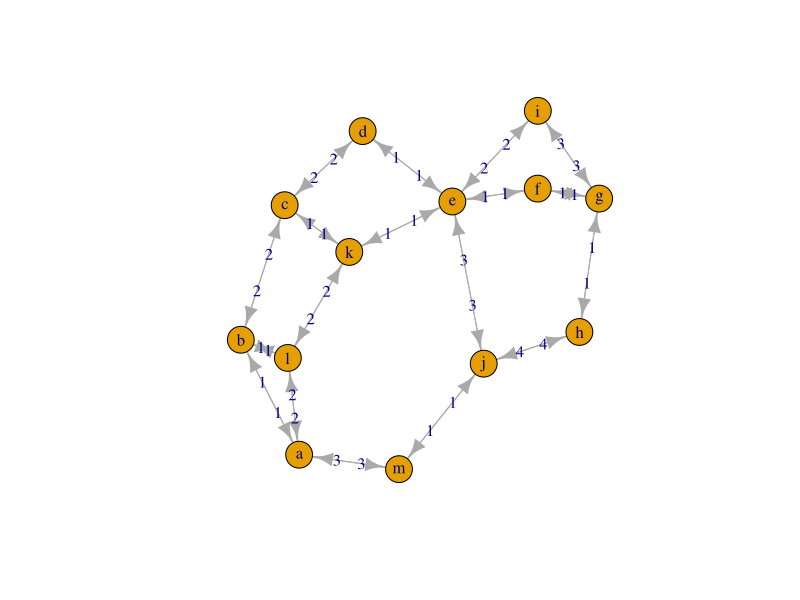

Reproduce this figure in R.
# We need the igraph library
library("igraph")

# Setup an undirected graph
graph <- list(a = c("b","l","m"),
              b = c("a","c","l"),
              c = c("b","d","k"),
              d = c("c","e"),
              e = c("d","f","i","j","k"),
              f = c("e","g"),
              g = c("f","h","i"),
              h = c("g","j"),
              i = c("e","g"),
              j = c("e","h","m"),
              k = c("c","e","l"),
              l = c("a","b","k"),
              m = c("a","j"))

# Setup the distances of the graph
weights <- list(a = c(1,2,3),
                 b = c(1,2,1),
                 c = c(2,2,1),
                 d = c(2,1),
                 e = c(1,1,2,3,1),
                 f = c(1,1),
                 g = c(1,1,3),
                 h = c(1,4),
                 i = c(2,3),
                 j = c(3,4,1),
                 k = c(1,1,2),
                 l = c(2,1,2),
                 m = c(3,1))

# Create a graph with distances
G1 <- data.frame(stack(graph), weights = stack(weights)[[1]])
el <- as.matrix(stack(graph))
G2 <- graph_from_edgelist(el)
plot(G2, edge.label = stack(weights)[[1]])

# Path length
path_length <- function (path){
  if(is.null(path)){
    return(Inf)
  }
  
  pairs <- cbind(values = path[-length(path)], ind = path[-1])
  sum(merge(pairs,G1)[ , "weights"])
}

# Dijkstra's Algorithm
shortest_path <- function(graph, start, end, path = c()){
  if(is.null(graph[[start]])){
    return(NULL)
  }
  
  path <- c(path,start)
  
  if(start == end){
    return(path)
  }
  
  shortest <- NULL
  
  for(node in graph[[start]]){
    if(!(node %in% path)){
      update <- shortest_path(graph,end,node,path)
  
      if(path_length(update) < path_length(shortest)){
        shortest <- update
      }
    }
  }
  shortest
}

output <- shortest_path(graph, "a", "m")
print(output)